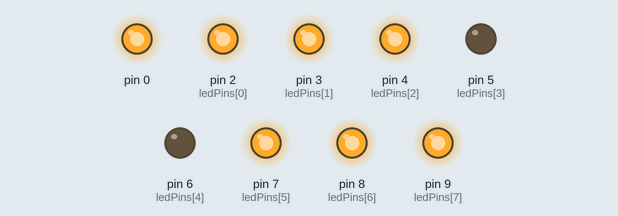
The sketch below on a simulated Arduino Uno, built with avr-gcc and run on an emulated ATmega328P. Parts: output pins drawn as LEDs (lit = HIGH).

Above: at 0.5 s.
At 2.5 s:
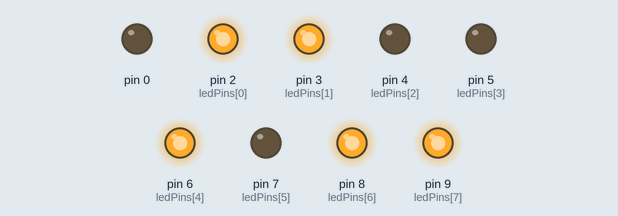
At 3.5 s:
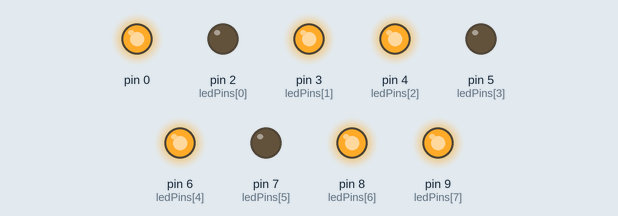
At 5.5 s:
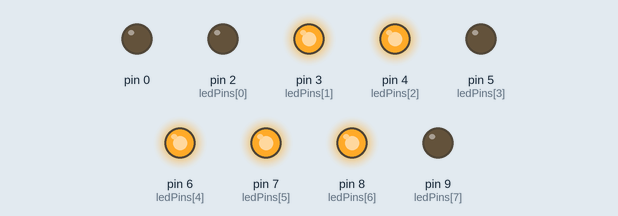
At 7.5 s:
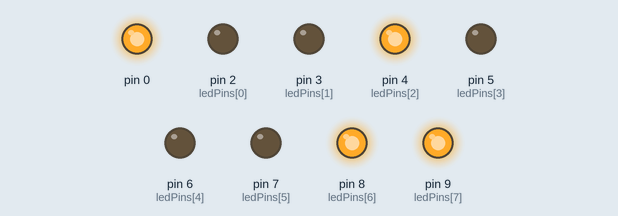
At 10.5 s:
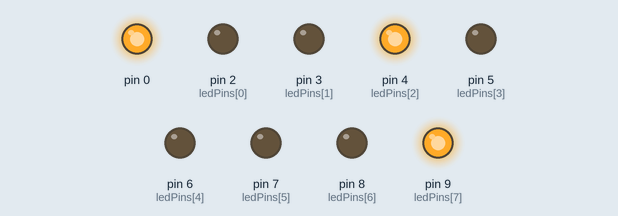
Timing chart, 0 to 11.7 s (numbered marks = the images above):
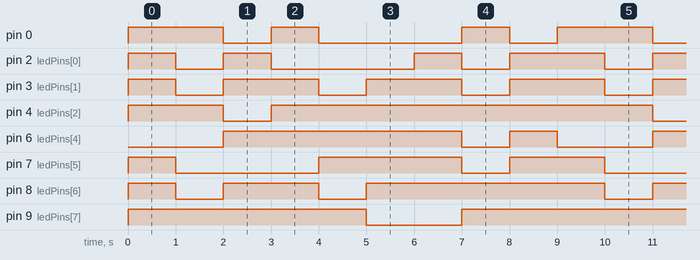

The sketch:

lbr1_switchcase.ino
```cpp
//Goal: Count on a 7 seg using switch cases and functions
//Theme switch case and void
int ledPins[] = { 2, 3, 4, 5, 6, 7, 8, 9};
int zero[] = { 1, 1, 1, 0, 0, 1, 1, 1};
int one[] = { 0, 0, 1, 0, 0, 0, 0, 1};
int two[] = { 1, 1, 0, 0, 1, 0, 1, 1};
int three[] = { 0, 1, 1, 0, 1, 0, 1, 1};
int four[] = { 0, 0, 1, 0, 1, 1, 0, 1};
int five[] = { 0, 1, 1, 0, 1, 1, 1, 0};
int six[] = { 1, 1, 1, 0, 1, 1, 1, 0};
int seven[] = { 0, 0, 1, 0, 0, 0, 1, 1};
int eight[] = { 1, 1, 1, 0, 1, 1, 1, 1};
int nine[] = { 0, 0, 1, 0, 1, 1, 1, 1};

void setup() {


  for (int i = 0; i < 9; i++) {
    pinMode (ledPins[i], OUTPUT);
  }

}

void loop() {

  for (int j = 0; j < 10; j++) {

    switch (j) {
      case 1: nul(); delay(1000); break; //0
      case 2: een(); delay(1000); break; //1
      case 3: twee(); delay(1000); break; //2
      case 4: drie(); delay(1000); break; //3
      case 5: vier(); delay(1000); break; //4
      case 6: vyf(); delay(1000); break; //5
      case 7: ses(); delay(1000); break; //6
      case 8: sewe(); delay(1000); break; //7
      case 9: agt(); delay(1000); break; //8
      case 10: nege(); delay(1000); break; //9

    }
  }


}
void nul() { //0
  for (int h = 0; h < 9; h++) {
    digitalWrite(ledPins[h], zero[h]);
  }
}
void een() { //1
  for (int h = 0; h < 9; h++) {
    digitalWrite(ledPins[h], one[h]);
  }
}
void twee() { //2
  for (int h = 0; h < 9; h++) {
    digitalWrite(ledPins[h], two[h]);
  }
}
void drie() { //3
  for (int h = 0; h < 9; h++) {
    digitalWrite(ledPins[h], three[h]);
  }
}
void vier() { //4
  for (int h = 0; h < 9; h++) {
    digitalWrite(ledPins[h], four[h]);
  }
}
void vyf() { //5
  for (int h = 0; h < 9; h++) {
    digitalWrite(ledPins[h], five[h]);
  }
}
void ses() { //6
  for (int h = 0; h < 9; h++) {
    digitalWrite(ledPins[h], six[h]);
  }
}
void sewe() { //7
  for (int h = 0; h < 9; h++) {
    digitalWrite(ledPins[h], seven[h]);
  }
}
void agt() { //8
  for (int h = 0; h < 9; h++) {
    digitalWrite(ledPins[h], eight[h]);
  }
}
void nege() { //9
  for (int h = 0; h < 9; h++) {
    digitalWrite(ledPins[h], nine[h]);
  }
}
```

Measured:
- by itself, pin 0, pin 2 (ledPins[0]): repeats every 9.0 s: LOW 1.0 s, HIGH 1.0 s, LOW 3.0 s, HIGH 1.0 s, LOW 1.0 s, HIGH 2.0 s
- by itself, pin 3 (ledPins[1]): repeats every 3.0 s: LOW 1.0 s, HIGH 2.0 s
- by itself, pin 4 (ledPins[2]): repeats every 9.0 s: LOW 1.0 s, HIGH 8.0 s
- by itself, pin 6 (ledPins[4]): repeats every 9.0 s: LOW 1.0 s, HIGH 1.0 s, LOW 2.0 s, HIGH 5.0 s
- by itself, pin 7 (ledPins[5]): repeats every 9.0 s: LOW 3.0 s, HIGH 3.0 s, LOW 1.0 s, HIGH 2.0 s
- by itself, pin 8 (ledPins[6]): repeats every 9.0 s: LOW 1.0 s, HIGH 2.0 s, LOW 1.0 s, HIGH 5.0 s
- by itself, pin 9 (ledPins[7]): repeats every 9.0 s: LOW 2.0 s, HIGH 7.0 s
